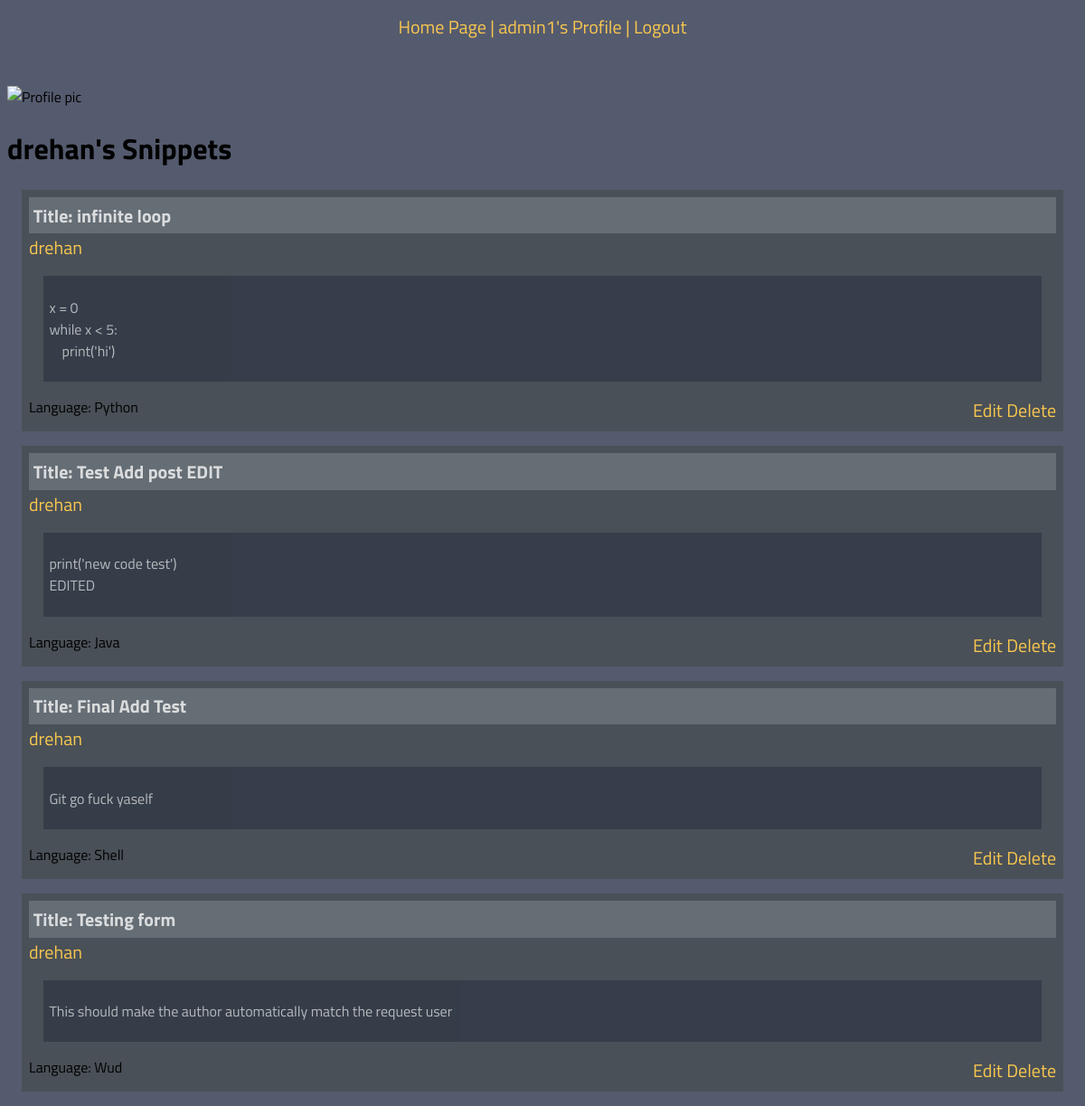
The page /user/3/profile/ (signed in) on the database its author committed.
### core/models.py (models this page shows, shortened)
class User(AbstractUser):
    pass

class Snippet(models.Model):
    title = models.CharField(max_length=50)
    author = models.ForeignKey(User, on_delete=models.CASCADE, related_name='snippets')
    code = models.TextField()
    language = models.CharField(max_length=20)

### core/views.py (the view)
# urls.py: path('user/<int:pk>/profile/', views.user_profile, name='user_profile'),
@login_required
def user_profile(request, pk):
    user = get_object_or_404(User, pk=pk)
    return render(request, 'user_profile.html', {'user': user})

### templates/user_profile.html (shortened to what this page needs)
{% extends 'base.html' %}
{% block content %}
<header class="header">
    <a href="/user/feed">Home Page | </a>
    <a href="{% url 'user_profile' pk=request.user.pk %}">{{request.user}}'s Profile | </a>
    <a href="/accounts/logout">Logout</a>
</header>
<br>
<br>
<div class="profile-pic">
    <img src="{{ user.profile.picture.url }}" alt="Profile pic" width="250">
</div>
<div class="snippets-container">
    <h1>{{ user }}'s Snippets</h1>
        {% for snippet in user.snippets.all %}
        <div class="snippet-format">
            <li><div class="snippet-title-container">
                Title: {{snippet.title}}
            </div>
            <div class="snippet-title">
                <a href="{% url 'user_profile' pk=snippet.author.pk %}">{{snippet.author}}</a>
            </div>
            <div class="snippet-code-container">
            <pre><code>{{snippet.code}}</code></pre>
            </div>
            <div class="bottom-snippet-container"> Language: {{ snippet.language }}
            <div class= "edit-delete-buttons">
            <a href="{% url 'edit_snippet' pk=snippet.author.pk id=snippet.pk %}"> Edit </a><a href="{% url 'delete_snippet' pk=snippet.pk%}"> Delete</a>
            </div>
            </div>
            </li>
        </div>
        {% endfor %}
</div>
{% endblock %}

### static/base.css (style rules this page uses)
* { font-family: "Titillium Web", sans-serif; }
body { background-color: #555b6e; }
.header { font-size: 26px; text-align: center; }
a { color: #f9c74f; font-size: 20px; text-decoration: none; }
.profile-pic { height: auto; }
.snippet-title-container { background-color: #6c757d; opacity: 0.8; padding: 0.3rem; font-weight: bold; font-size: 20px; color: white; }
.snippet-title { display: flex; justify-content: space-between; }
.bottom-snippet-container { display: flex; justify-content: space-between; }
.snippet-format { margin: 1rem; background-color: #495057; list-style-type: none; padding: 0.5rem; }
.snippet-code-container { background-color: #293241; opacity: 0.6; color: white; margin: 1rem; padding: 0.4rem; }

### rows shown on the page
User: user "admin1"
User: username "drehan"
Snippet: title "infinite loop", author "drehan", code "x = 0 while x < 5: print('hi')", language "Python"
Snippet: title "Test Add post EDIT", author "drehan", code "print('new code test') EDITED", language "Java"
Snippet: title "Final Add Test", author "drehan", code "Git go fuck yaself", language "Shell"
Snippet: title "Testing form", author "drehan", code "This should make the author automatically match the request user", language "Wud"
